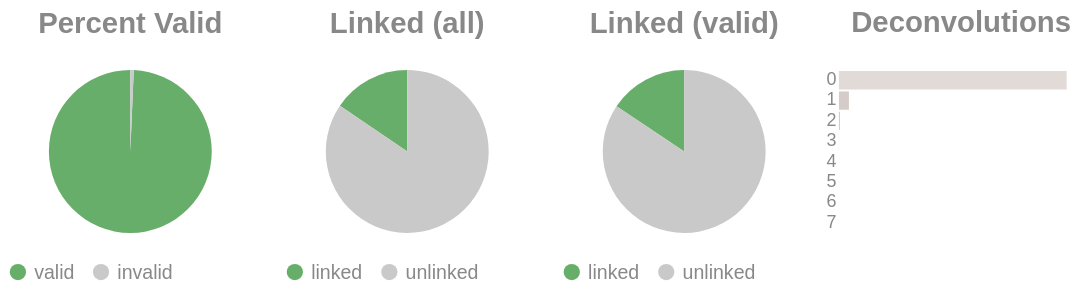

The cell this chart's notebook holds for it:
### Code cell
if SKIPLR:
    pass
else:
    clash = Counter()
    for i in valids['molecule'].to_list():
        _mol = i.split("-")
        if len(_mol) == 1:
            clash.update('0')
        else:
            clash.update(_mol[-1])

    _d = {"deconvolutions": [], 'count': []}
    for k,v in clash.items():
        _d['deconvolutions'].append(k)
        _d['count'].append(v)

    tot_valid = valids['reads'].sum()
    mask = valids['reads'] >= 2
    n_linked_reads = valids.filter(mask)['reads'].sum()
    if n_linked_reads == 0:
        print_html("No linked molecules (>=2 reads) were detected; skipping linked-only distributions.")
        SKIPLR = True
    else:
        perc_valid = round(tot_valid / n_reads, 4)
        linked_perc_abs = round(n_linked_reads / n_reads, 4)
        linked_perc = round(n_linked_reads / tot_valid, 4)

    _valid = pl.DataFrame({"valids": ['valid', 'invalid'], "count": [tot_valid, n_reads - tot_valid]})
    _linked_abs = pl.DataFrame({"linked (absolute)": ['linked', 'unlinked'], "count": [n_linked_reads, n_reads - n_linked_reads]})
    _linked_rel = pl.DataFrame({"linked (valids)": ['linked', 'unlinked'], "count": [n_linked_reads, tot_valid - n_linked_reads]})

    (
        alt.hconcat(
            piechart(_valid, goodval = 'valid', title = "Percent Valid"),
            piechart(_linked_abs, goodval = "linked", title =  "Linked (all)"),
            piechart(_linked_rel, goodval = "linked", title =  "Linked (valid)"),
            convolutionbar(pl.DataFrame(_d), title = "Deconvolutions"),
            center = True,
            bounds = 'flush'
        )
        .resolve_scale(color='independent')
        .resolve_legend('independent')
        .properties(usermeta={'embedOptions': {"actions": False}})
    ).display()

### Figure 1 — Vega-Lite specification as saved in the notebook (floating-point values rounded to 4 significant figures)
{"width": "container", "height": 400, "config": {"title": {"anchor": "start", "dy": -15, "fontSize": 18, "color": "#888888", "subtitleColor": "#888888", "subtitleFontSize": 14}, "arc": {"fill": "#0072B2"}, "axis": {"domainColor": "#888888", "domainWidth": 0.5, "gridWidth": 0.2, "grid": false, "titleFontWeight": 400, "titleFontSize": 15, "labelFontSize": 11, "labelColor": "#888888", "tickColor": "#888888", "tickWidth": 0.2, "titleColor": "#888888"}, "axisBand": {"grid": false}, "axisX": {"grid": true, "tickSize": 10, "domainCap": "round"}, "axisY": {"domain": false, "grid": true, "tickSize": 0, "domainCap": "round"}, "background": "transparent", "header": {"labelFontSize": 15, "labelColor": "#888888", "titleFontSize": 15, "titleFontWeight": 600, "titleColor": "#888888"}, "legend": {"labelFont": "sans-serif", "labelFontSize": 12, "labelColor": "#888888", "symbolSize": 100, "symbolType": "circle", "titleFontSize": 12, "titlePadding": 10, "titleColor": "#888888", "title": null}, "range": {"category": ["#E69F00", "#56B4E9", "#009E73", "#F0E442", "#0072B2", "#D55E00", "#CC79A7", "#000000"], "diverging": ["#cfe8f3", "#a2d4ec", "#73bfe2", "#46abdb", "#1696d2", "#12719e"]}, "area": {"fill": "#0072B2", "fillOpacity": 0.7, "line": true, "strokeOpacity": 0.7}, "line": {"color": "#0072B2", "stroke": "#0072B2", "strokeWidth": 2}, "trail": {"color": "#0072B2", "stroke": "#0072B2", "strokeWidth": 0, "size": 1}, "point": {"filled": true, "fillOpacity": 1.0, "size": 95}, "text": {"color": "#888888", "fontSize": 11, "align": "right", "fontWeight": 400, "size": 11}, "bar": {"fill": "#0072B2", "stroke": null}, "view": {"stroke": null, "continuousWidth": 660, "continuousHeight": 400}}, "hconcat": [{"data": {"name": "data-a98668f1addb2a3313211eb0a08bd2e5"}, "mark": {"type": "arc"}, "encoding": {"color": {"field": "valids", "legend": {"orient": "bottom", "title": null}, "scale": {"domain": ["valid", "invalid"], "range": ["#68ae6b", "#C9C9C9"]}, "title": "Valids", "type": "nominal"}, "theta": {"field": "count", "type": "quantitative"}, "tooltip": [{"field": "valids", "title": "Valids", "type": "ordinal"}, {"field": "percent", "format": ".2%", "title": "Percent", "type": "quantitative"}, {"field": "count", "title": "Count", "type": "quantitative"}]}, "height": 100, "title": {"text": "Percent Valid", "align": "center", "anchor": "middle"}, "transform": [{"calculate": "datum.count / 5908329", "as": "percent"}], "width": 150}, {"data": {"name": "data-ce4f248ab8c6e11f2a3bfc15dcd5e1a2"}, "mark": {"type": "arc"}, "encoding": {"color": {"field": "linked (absolute)", "legend": {"orient": "bottom", "title": null}, "scale": {"domain": ["linked", "unlinked"], "range": ["#68ae6b", "#C9C9C9"]}, "title": "Linked (Absolute)", "type": "nominal"}, "theta": {"field": "count", "type": "quantitative"}, "tooltip": [{"field": "linked (absolute)", "title": "Linked (Absolute)", "type": "ordinal"}, {"field": "percent", "format": ".2%", "title": "Percent", "type": "quantitative"}, {"field": "count", "title": "Count", "type": "quantitative"}]}, "height": 100, "title": {"text": "Linked (all)", "align": "center", "anchor": "middle"}, "transform": [{"calculate": "datum.count / 5908329", "as": "percent"}], "width": 150}, {"data": {"name": "data-140f9bcc0a26100bd84306a9973c4736"}, "mark": {"type": "arc"}, "encoding": {"color": {"field": "linked (valids)", "legend": {"orient": "bottom", "title": null}, "scale": {"domain": ["linked", "unlinked"], "range": ["#68ae6b", "#C9C9C9"]}, "title": "Linked (Valids)", "type": "nominal"}, "theta": {"field": "count", "type": "quantitative"}, "tooltip": [{"field": "linked (valids)", "title": "Linked (Valids)", "type": "ordinal"}, {"field": "percent", "format": ".2%", "title": "Percent", "type": "quantitative"}, {"field": "count", "title": "Count", "type": "quantitative"}]}, "height": 100, "title": {"text": "Linked (valid)", "align": "center", "anchor": "middle"}, "transform": [{"calculate": "datum.count / 5868457", "as": "percent"}], "width": 150}, {"data": {"name": "data-7fd7957030aeba2f214a8043065e31a2"}, "mark": {"type": "bar"}, "encoding": {"color": {"field": "deconvolutions", "legend": null, "scale": {"scheme": "lightgreyred"}, "type": "nominal"}, "tooltip": [{"field": "deconvolutions", "title": "Deconvolutions", "type": "ordinal"}, {"field": "percent", "format": ".2%", "title": "Percent", "type": "quantitative"}, {"field": "count", "title": "Count", "type": "quantitative"}], "x": {"axis": null, "field": "count", "type": "quantitative"}, "y": {"field": "deconvolutions", "sort": "ascending", "title": null, "type": "nominal"}}, "height": 100, "title": {"text": "Deconvolutions", "align": "center", "anchor": "middle"}, "transform": [{"calculate": "datum.count / 5370879", "as": "percent"}], "width": 150}], "bounds": "flush", "center": true, "resolve": {"legend": {"angle": "independent"}, "scale": {"color": "independent"}}, "usermeta": {"embedOptions": {"actions": false}}, "$schema": "https://vega.github.io/schema/vega-lite/v6.1.0.json", "datasets": {"data-a98668f1addb2a3313211eb0a08bd2e5": [{"valids": "valid", "count": 5868457}, {"valids": "invalid", "count": 39872}], "data-ce4f248ab8c6e11f2a3bfc15dcd5e1a2": [{"linked (absolute)": "linked", "count": 915344}, {"linked (absolute)": "unlinked", "count": 4992985}], "data-140f9bcc0a26100bd84306a9973c4736": [{"linked (valids)": "linked", "count": 915344}, {"linked (valids)": "unlinked", "count": 4953113}], "data-7fd7957030aeba2f214a8043065e31a2": [{"deconvolutions": "0", "count": 5125570}, {"deconvolutions": "1", "count": 224510}, {"deconvolutions": "2", "count": 18478}, {"deconvolutions": "3", "count": 2013}, {"deconvolutions": "4", "count": 257}, {"deconvolutions": "5", "count": 41}, {"deconvolutions": "6", "count": 8}, {"deconvolutions": "7", "count": 2}]}}
